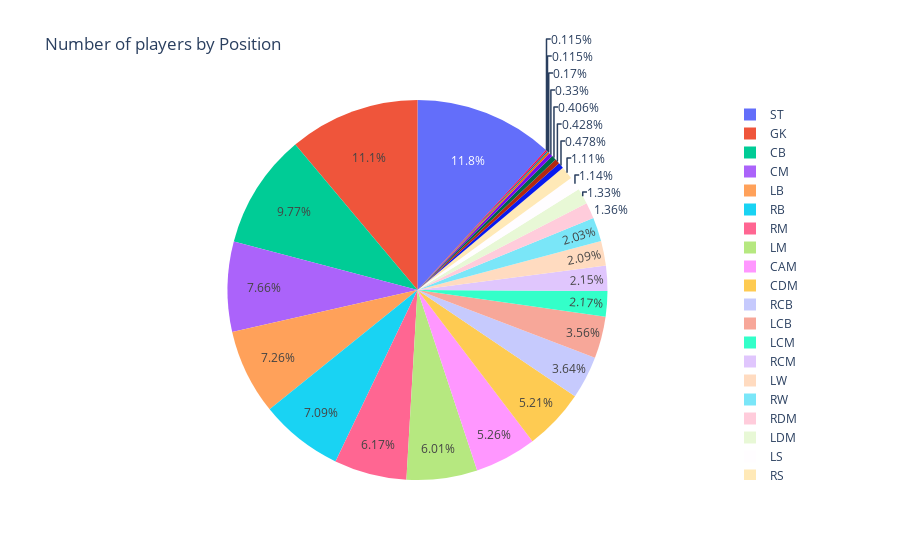

Source (notebook cell):
### Code cell
pie_count(fifa, 'Position', 0.1)

### Figure 1 — Plotly figure (JSON) as saved in the notebook; plotly's stock layout.template omitted (floating-point values rounded to 4 significant figures)
{"data": [{"labels": ["ST", "GK", "CB", "CM", "LB", "RB", "RM", "LM", "CAM", "CDM", "RCB", "LCB", "LCM", "RCM", "LW", "RW", "RDM", "LDM", "LS", "RS", "RWB", "LWB", "CF", "unknown", "RAM", "LAM", "Others (<0.1% each)"], "type": "pie", "values": [2152, 2025, 1778, 1394, 1322, 1291, 1124, 1095, 958, 948, 662, 648, 395, 391, 381, 370, 248, 243, 207, 203, 87, 78, 74, 60, 21, 21, 31]}], "layout": {"autosize": true, "title": {"text": "Number of players by Position"}}}
